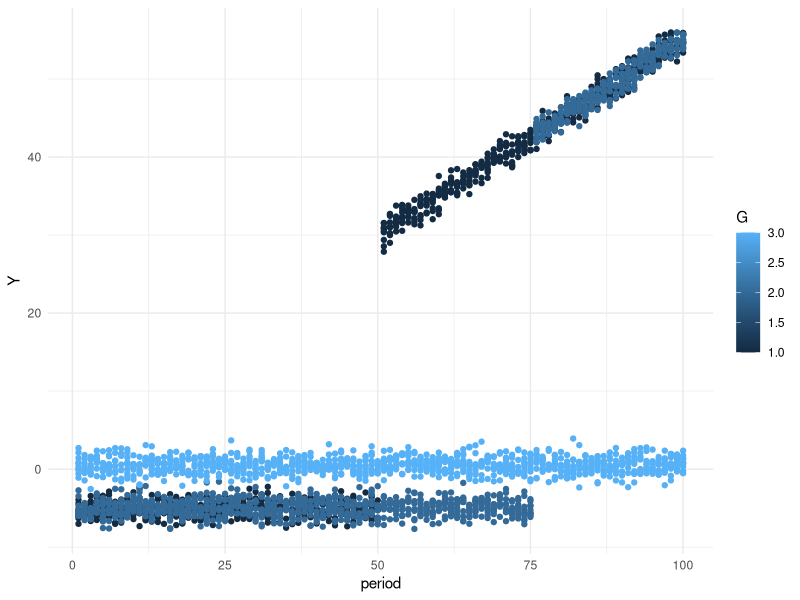

The R script that drew this image: (Note: this script raises an error after producing the figure.)
# Load required libraries
library(dplyr)
library(ggplot2)
library(broom) # for tidy function

# Set seed for reproducibility
set.seed(123)

# Number of individuals per group
n_per_group <- 10

# Number of time periods
n_periods <- 100

# Time variable
time <- 1:n_periods

# Generate synthetic data
data2 <- data.frame(
  G = rep(c(1, 2, 3), each = n_per_group * n_periods),
  id = rep(rep(1:n_per_group, each = n_periods), times = 3),
  period = rep(time, times = 3 * n_per_group),
  stringsAsFactors = FALSE
)

data3 <- data.frame(
  G = rep(c(1, 2, 3), each = n_per_group * n_periods),
  id = rep(rep(1:n_per_group, each = n_periods), times = 3),
  period = rep(time, times = 3 * n_per_group),
  stringsAsFactors = FALSE
)



data2 = data2 %>% group_by(id) %>% mutate(treat = ifelse((period > 50 & G == 1) | (period > 75 & G == 2), 1, 0),
                                          Y = rnorm(3 * n_periods, mean = case_when(
                                            treat == 1 & G== 1 ~ -5+10+0.5*period,
                                            treat == 0 & G== 1 ~ -5,
                                            treat == 1 & G== 2 ~ -5+10+0.5*period,
                                            treat == 0 & G== 2 ~ -5,
                                            TRUE ~ 0.5))) %>% distinct()


data2 <- data2 %>%
  mutate(TreatmentPeriod = case_when(
    G == 1 ~ 50,
    G == 2 ~ 75,
    G == 3 ~ 0,
    TRUE ~ NA_real_  # pour gérer les cas non spécifiés, optionnel
  ))




# Plot the simulated data
ggplot(data2, aes(x = period, y = Y, color = G, linetype = factor(treat))) +
  geom_point() +
  labs(x = "period", y = "Y", color = "G", linetype = "treat") +
  theme_minimal()

# Estimate DiD parameters using linear regression
diD_model <- lm(Y ~ treat + period + treat:period + G, data = data2)

# Display DiD model summary
summary(diD_model)


#On ajoute les colonnes X et cluster nulles
data2$X <- 0
data2$cluster <- 0



# Event study approach

# generate leads and lags of the treatment
t0 = 50# Number of periods before the event
t1 = 25 # Number of periods after the event
Dtl <- sapply(-t0:t1, function(l) {1*((data2$period == data2$TreatmentPeriod + l) & (data2$TreatmentPeriod > 0))})
Dtl <- as.data.frame(Dtl)
cnames1 <- paste0("Dtmin", t0:1)
colnames(Dtl) <- c(cnames1, paste0("Dt", 0:t1))
data2 <- cbind.data.frame(data2, Dtl)
row.names(data2) <- NULL

# panel regression
pdata = pdata.frame(data2, index = c("id", "period", "G"))
# table(index(pdata))

es <- plm(as.formula(paste("Y ~", paste(colnames(Dtl), collapse="+"))), data = pdata, model = "within", effect = "twoways")

summary(es)

valeurs_reg_Dt <- as.numeric(coef(es))


# Afficher les coefficients numériques
print(valeurs_reg_Dt)

valeurs_reg_Dt_aprestraitement <- valeurs_reg_Dt[(t0+2):(t1+t0+1)]

df1 = data.frame(y = valeurs_reg_Dt_aprestraitement, x = c(1:t1))


maregression = lm(y~x, data = df1)

summary(maregression)
